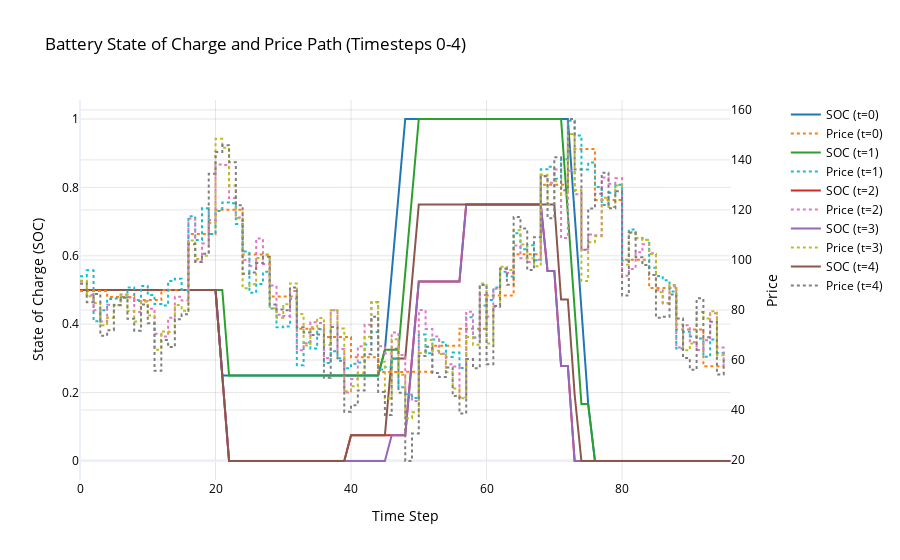

This figure's notebook cell:
### Code cell
# plot schedule for timesteps 0 to 4
import plotly.graph_objects as go
from plotly.subplots import make_subplots

# Define color palettes for different timesteps
soc_colors = ["#1f77b4", "#2ca02c", "#d62728", "#9467bd", "#8c564b"]  # blue, green, red, purple, brown
price_colors = ["#ff7f0e", "#17becf", "#e377c2", "#bcbd22", "#7f7f7f"]  # orange, cyan, pink, olive, gray

# Create figure with secondary y-axis
fig = make_subplots(specs=[[{"secondary_y": True}]])

for timestep in range(5):  # Show timesteps 0 to 4
    # Add SOC schedule trace on primary y-axis
    fig.add_trace(
        go.Scatter(
            x=list(range(len(soc_schedules[timestep]))),
            y=soc_schedules[timestep],
            name=f"SOC (t={timestep})",
            line=dict(color=soc_colors[timestep % len(soc_colors)]),
            mode="lines",
            # line_shape="hv"
            showlegend=True
        ),
        secondary_y=False
    )

    # # Add power incremental path trace on secondary y-axis
    # fig.add_trace(
    #     go.Scatter(
    #         x=list(range(len(power_incremental_schedules[timestep]))),
    #         y=power_incremental_schedules[timestep],
    #         name=f"Power Incremental (t={timestep})",
    #         line=dict(color=price_colors[timestep % len(price_colors)], dash="dot"),
    #         mode="lines",
    #         line_shape="hv",
    #         showlegend=True
    #     ),
    #     secondary_y=True
    # )

    # # Add price path trace on secondary y-axis
    fig.add_trace(
        go.Scatter(
            x=list(range(len(price_path[timestep, :]))),
            y=price_path[timestep, :],
            name=f"Price (t={timestep})",
            line=dict(color=price_colors[timestep % len(price_colors)], dash="dot"),
            mode="lines",
            line_shape="hv",
            showlegend=True
        ),
        secondary_y=True
    )

# Set titles and labels with white background and dark text
fig.update_layout(
    title_text="Battery State of Charge and Price Path (Timesteps 0-4)",
    hovermode="x unified",
    template="plotly_white",  # Use white template
    paper_bgcolor="white",  # White background color
    plot_bgcolor="white",
    font=dict(color="black")  # Black text
)
fig.update_xaxes(title_text="Time Step", gridcolor="rgba(0, 0, 0, 0.1)")
fig.update_yaxes(title_text="State of Charge (SOC)", secondary_y=False, gridcolor="rgba(0, 0, 0, 0.1)")
fig.update_yaxes(title_text="Price", secondary_y=True, gridcolor="rgba(0, 0, 0, 0.1)")

# Show the interactive plot
fig.show()
